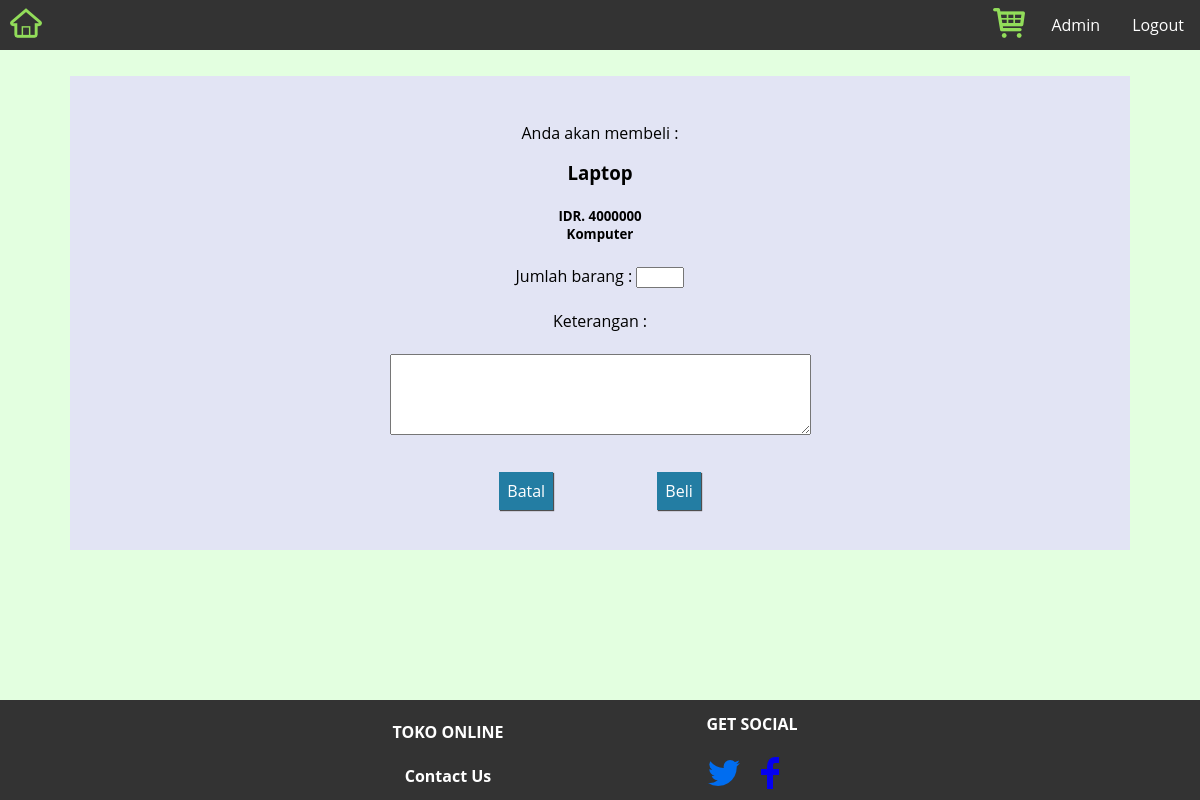
/cart_add_page.php?id=4 (signed in), run on the app's committed database.
### tables this page shows
CREATE TABLE `webprog_barang` (
  `barang_id` int(11) NOT NULL,
  `barang_nama` varchar(255) NOT NULL,
  `barang_harga` int(11) NOT NULL,
  `barang_kategori` int(11) NOT NULL,
  `barang_jumlah` int(11) NOT NULL,
  `barang_gambar` varchar(255) NOT NULL,
  `barang_tanggal_tambah` varchar(255) NOT NULL,
  `barang_keterangan` varchar(1024) NOT NULL
);

CREATE TABLE `webprog_kategori` (
  `kategori_id` int(11) NOT NULL,
  `kategori_nama` varchar(255) NOT NULL,
  `kategori_tanggal_tambah` varchar(255) NOT NULL,
  `kategori_index` int(11) NOT NULL
);

### config.php (called while the page is built, shortened)
<?php
	$server = "localhost";
	$username = "root";
	$password = "";
	$database = "webprog_tr";
	$conn = new mysqli($server, $username, $password, $database);
				?>
				<?php
	function getBarangByID($id)
	{
		global $conn;
		$sql = "SELECT * FROM WEBPROG_BARANG WHERE BARANG_ID = '$id'";
		$result = $conn->query($sql);
		$message = new ObjectMessage();
		$message->sukses = 0;
		$num_result = $result->num_rows;
		if($num_result>0)
		{
			$data = $result->fetch_assoc();
			$barang = new ObjectBarang();
			$barang->id = $data['barang_id'];
			$barang->nama = $data['barang_nama'];
			$barang->harga = $data['barang_harga'];
			$barang->kategori = $data['barang_kategori'];
			$barang->jumlah = $data['barang_jumlah'];
			$barang->gambar = $data['barang_gambar'];
			$barang->tanggal_tambah = $data['barang_tanggal_tambah'];
			$barang->keterangan = $data['barang_keterangan'];
			$message->message = "Barang ditemukan";
			$message->sukses = 1;
			$message->isi = $barang;
		}
		return $message;
	}
	function getKategoriByID($id)
	{
		global $conn;
		$sql = "SELECT * FROM webprog_kategori where kategori_id = '$id'";
		$result = $conn->query($sql);
		$message = new ObjectMessage();
		$message->sukses = 0;
		$num_result = $result->num_rows;
		if($num_result>0)
		{
			$rows = $result->fetch_assoc();
			$kategori = new Objectkategori();
			$kategori->id = $rows['kategori_id'];
			$kategori->nama = $rows['kategori_nama'];
			$kategori->tanggal_tambah = $rows['kategori_tanggal_tambah'];
			$kategori->index = $rows['kategori_index'];
			$message->message = "Kategori ditemukan";
			$message->sukses = 1;
			$message->isi = $kategori;
		}
		else
		{
			$kategori = new Objectkategori();
			$kategori->nama = "Tidak ada";
			$message->isi = $kategori;
		}
		return $message;
	}
?>

### cart_add_page.php (the view, shortened to what this page needs)
<?php
	include('header.php');
	$barang = getBarangByID($_GET['id']);
	$kategori = getKategoriByID($barang->isi->kategori);
?>
<section>
	<div class="admin-page">
		<form action="action.php" method="post" enctype="multipart/form-data" id="form-add-cart">
				<p>
					Anda akan membeli :
				</p>
				<h3 class="nomargin"><?php echo $barang->isi->nama; ?></h3>
				<br>
				<h5 class="nomargin">IDR. <?php echo $barang->isi->harga; ?></h5>
				<h5 class="nomargin"><?php echo $kategori->isi->nama; ?></h5>
				<br>
				<div>
					Jumlah barang :
					<input type="number" name="jumlah_barang" id="jumlah_barang" min="0" max="5" required/>
				</div>
				<br>
				<div>
					Keterangan :<br/><br>
					<textarea rows="5" cols="50" maxlength="160" name="keterangan_barang">
					</textarea>
				</div>
				<br>
				<div>
					<a class="button" href="index.php">Batal</a>
					<a class="button " href="#" onClick="document.getElementById('form-add-cart').submit();">Beli</a>
				</div>
		</form>
	</div>
</section>
<?php
	include('footer.php');
?>

### css/style.css (style rules this page uses)
body { margin-top: 4%; margin: auto; min-width: 700px; font-family:Open Sans, Tahoma, sans-serif, Arial; }
.nomargin { margin: 0px; }
div#container, body { height: 100vh; width: 100%; }
section { margin-bottom: 20px; margin-top: 20px; min-height: calc(100vh - 56px - 100px - 40px); width: 100%; }
input { max-width: 50%; }
div.admin-page { background-color: #E2E4F4; margin: auto; max-width: 1000px; padding: 30px; }
.button { background-color: #237DA3; border: none; box-shadow: 1px 1px 1px #4F4E4E; color: #fff; display: inline-block; margin: 10px 0px; padding: 8px; text-align: center; text-decoration: none; }
#form-add-cart { text-align: center; }

### data on the page
webprog_barang: barang_nama "Laptop", barang_harga "4000000"
webprog_kategori: kategori_nama "Komputer"
